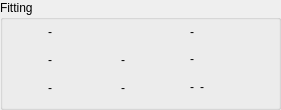
          <widget class="QGroupBox" name="fittingGroup">
           <property name="geometry">
            <rect>
             <x>10</x>
             <y>6</y>
             <width>281</width>
             <height>110</height>
            </rect>
           </property>
           <property name="title">
            <string>Fitting</string>
           </property>
           <property name="flat">
            <bool>false</bool>
           </property>
           <widget class="QLabel" name="turretHardpoints">
            <property name="geometry">
             <rect>
              <x>48</x>
              <y>74</y>
              <width>16</width>
              <height>27</height>
             </rect>
            </property>
            <property name="toolTip">
             <string>Turret Hardpoints</string>
            </property>
            <property name="frameShape">
             <enum>QFrame::NoFrame</enum>
            </property>
            <property name="text">
             <string>-</string>
            </property>
           </widget>
           <widget class="QLabel" name="powergrid">
            <property name="geometry">
             <rect>
              <x>190</x>
              <y>18</y>
              <width>81</width>
              <height>27</height>
             </rect>
            </property>
            <property name="toolTip">
             <string>Powergrid Output</string>
            </property>
            <property name="frameShape">
             <enum>QFrame::NoFrame</enum>
            </property>
            <property name="text">
             <string>-</string>
            </property>
           </widget>
           <widget class="QLabel" name="cpu">
            <property name="geometry">
             <rect>
              <x>48</x>
              <y>18</y>
              <width>61</width>
              <height>27</height>
             </rect>
            </property>
            <property name="toolTip">
             <string>CPU Output</string>
            </property>
            <property name="frameShape">
             <enum>QFrame::NoFrame</enum>
            </property>
            <property name="text">
             <string>-</string>
            </property>
           </widget>
           <widget class="QLabel" name="launcherHardpoints">
            <property name="geometry">
             <rect>
              <x>121</x>
              <y>74</y>
              <width>21</width>
              <height>27</height>
             </rect>
            </property>
            <property name="toolTip">
             <string>Launcher Hardpoints</string>
            </property>
            <property name="frameShape">
             <enum>QFrame::NoFrame</enum>
            </property>
            <property name="text">
             <string>-</string>
            </property>
           </widget>
           <widget class="QLabel" name="hiSlotIcon">
            <property name="geometry">
             <rect>
              <x>9</x>
              <y>43</y>
              <width>32</width>
              <height>32</height>
             </rect>
            </property>
            <property name="frameShape">
             <enum>QFrame::NoFrame</enum>
            </property>
            <property name="text">
             <string/>
            </property>
            <property name="pixmap">
             <pixmap resource="../../../../resources/icons_pq.qrc">:/pq/icons/pausequafe/shipattr/hi_slots.png</pixmap>
            </property>
            <property name="wordWrap">
             <bool>true</bool>
            </property>
           </widget>
           <widget class="QLabel" name="missileIcon">
            <property name="geometry">
             <rect>
              <x>82</x>
              <y>70</y>
              <width>32</width>
              <height>32</height>
             </rect>
            </property>
            <property name="frameShape">
             <enum>QFrame::NoFrame</enum>
            </property>
            <property name="text">
             <string/>
            </property>
            <property name="pixmap">
             <pixmap resource="../../../../resources/icons_pq.qrc">:/pq/icons/pausequafe/shipattr/launcher_hardpoint.png</pixmap>
            </property>
            <property name="wordWrap">
             <bool>true</bool>
            </property>
           </widget>
           <widget class="QLabel" name="rigIcon">
            <property name="geometry">
             <rect>
              <x>151</x>
              <y>70</y>
              <width>32</width>
              <height>32</height>
             </rect>
            </property>
            <property name="frameShape">
             <enum>QFrame::NoFrame</enum>
            </property>
            <property name="text">
             <string/>
            </property>
            <property name="pixmap">
             <pixmap resource="../../../../resources/icons_pq.qrc">:/pq/icons/pausequafe/shipattr/rig_slot.png</pixmap>
            </property>
            <property name="wordWrap">
             <bool>true</bool>
            </property>
           </widget>
           <widget class="QLabel" name="hiSlots">
            <property name="geometry">
             <rect>
              <x>48</x>
              <y>46</y>
              <width>16</width>
              <height>27</height>
             </rect>
            </property>
            <property name="toolTip">
             <string>High Power Slots</string>
            </property>
            <property name="frameShape">
             <enum>QFrame::NoFrame</enum>
            </property>
            <property name="text">
             <string>-</string>
            </property>
           </widget>
           <widget class="QLabel" name="gunIcon">
            <property name="geometry">
             <rect>
              <x>9</x>
              <y>70</y>
              <width>32</width>
              <height>32</height>
             </rect>
            </property>
            <property name="frameShape">
             <enum>QFrame::NoFrame</enum>
            </property>
            <property name="text">
             <string/>
            </property>
            <property name="pixmap">
             <pixmap resource="../../../../resources/icons_pq.qrc">:/pq/icons/pausequafe/shipattr/gun_hardpoint.png</pixmap>
            </property>
            <property name="wordWrap">
             <bool>true</bool>
            </property>
           </widget>
           <widget class="QLabel" name="pwgIcon">
            <property name="geometry">
             <rect>
              <x>151</x>
              <y>16</y>
              <width>32</width>
              <height>32</height>
             </rect>
            </property>
            <property name="frameShape">
             <enum>QFrame::NoFrame</enum>
            </property>
            <property name="text">
             <string/>
            </property>
            <property name="pixmap">
             <pixmap resource="../../../../resources/icons_pq.qrc">:/pq/icons/pausequafe/shipattr/powergrid.png</pixmap>
            </property>
            <property name="wordWrap">
             <bool>true</bool>
            </property>
           </widget>
           <widget class="QLabel" name="lowSlots">
            <property name="geometry">
             <rect>
              <x>190</x>
              <y>45</y>
              <width>21</width>
              <height>27</height>
             </rect>
            </property>
            <property name="toolTip">
             <string>Low Power Slots</string>
            </property>
            <property name="frameShape">
             <enum>QFrame::NoFrame</enum>
            </property>
            <property name="text">
             <string>-</string>
            </property>
           </widget>
           <widget class="QLabel" name="medSlotIcon">
            <property name="geometry">
             <rect>
              <x>82</x>
              <y>43</y>
              <width>32</width>
              <height>32</height>
             </rect>
            </property>
            <property name="frameShape">
             <enum>QFrame::NoFrame</enum>
            </property>
            <property name="text">
             <string/>
            </property>
            <property name="pixmap">
             <pixmap resource="../../../../resources/icons_pq.qrc">:/pq/icons/pausequafe/shipattr/med_slots.png</pixmap>
            </property>
            <property name="wordWrap">
             <bool>true</bool>
            </property>
           </widget>
           <widget class="QLabel" name="lowSlotIcon">
            <property name="geometry">
             <rect>
              <x>151</x>
              <y>43</y>
              <width>32</width>
              <height>32</height>
             </rect>
            </property>
            <property name="frameShape">
             <enum>QFrame::NoFrame</enum>
            </property>
            <property name="text">
             <string/>
            </property>
            <property name="pixmap">
             <pixmap resource="../../../../resources/icons_pq.qrc">:/pq/icons/pausequafe/shipattr/low_slots.png</pixmap>
            </property>
            <property name="wordWrap">
             <bool>true</bool>
            </property>
           </widget>
           <widget class="QLabel" name="rigSlots">
            <property name="geometry">
             <rect>
              <x>190</x>
              <y>73</y>
              <width>16</width>
              <height>27</height>
             </rect>
            </property>
            <property name="toolTip">
             <string>Upgrade Hardpoints</string>
            </property>
            <property name="frameShape">
             <enum>QFrame::NoFrame</enum>
            </property>
            <property name="text">
             <string>-</string>
            </property>
           </widget>
           <widget class="QLabel" name="medSlots">
            <property name="geometry">
             <rect>
              <x>121</x>
              <y>46</y>
              <width>21</width>
              <height>27</height>
             </rect>
            </property>
            <property name="toolTip">
             <string>Medium Power Slots</string>
            </property>
            <property name="frameShape">
             <enum>QFrame::NoFrame</enum>
            </property>
            <property name="text">
             <string>-</string>
            </property>
           </widget>
           <widget class="QLabel" name="cpuIcon">
            <property name="geometry">
             <rect>
              <x>9</x>
              <y>16</y>
              <width>32</width>
              <height>32</height>
             </rect>
            </property>
            <property name="frameShape">
             <enum>QFrame::NoFrame</enum>
            </property>
            <property name="text">
             <string/>
            </property>
            <property name="pixmap">
             <pixmap resource="../../../../resources/icons_pq.qrc">:/pq/icons/pausequafe/shipattr/CPU.png</pixmap>
            </property>
            <property name="wordWrap">
             <bool>true</bool>
            </property>
           </widget>
           <widget class="QLabel" name="calibrationPoints">
            <property name="geometry">
             <rect>
              <x>200</x>
              <y>73</y>
              <width>71</width>
              <height>27</height>
             </rect>
            </property>
            <property name="toolTip">
             <string>Callibration Points</string>
            </property>
            <property name="frameShape">
             <enum>QFrame::NoFrame</enum>
            </property>
            <property name="text">
             <string>-</string>
            </property>
           </widget>
          </widget>
